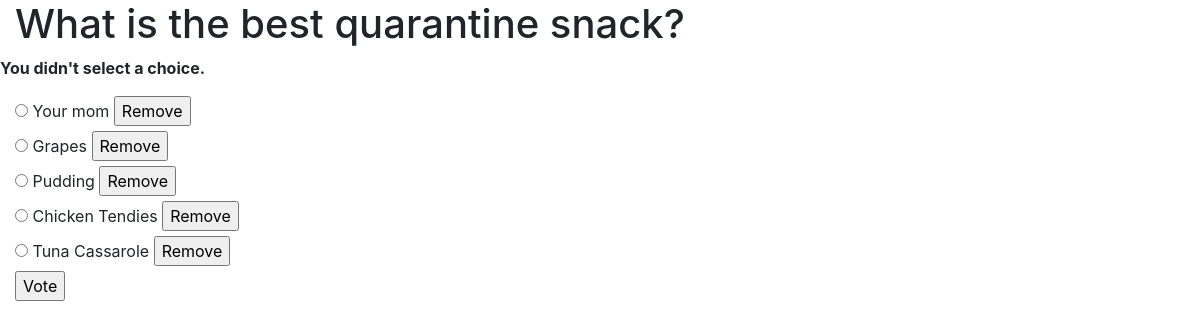
Screenshot of /polls/7/vote/ with the database file from the repository.
### polls/models.py (models this page shows, shortened)
class Question(models.Model):
    question_text = models.CharField(max_length=200)
    pub_date = models.DateTimeField('date published')

class Choice(models.Model):
    question = models.ForeignKey(Question, on_delete=models.CASCADE)
    choice_text = models.CharField(max_length=200)
    votes = models.IntegerField(default=0)

### polls/views.py (the view)
# urls.py: path('<int:question_id>/vote/', views.vote, name='vote'),
def vote(request, question_id):
    question = get_object_or_404(Question, pk=question_id)
    try:
        selected_choice = question.choice_set.get(pk=request.POST['choice'])
    except (KeyError, Choice.DoesNotExist):
        return render(request, 'polls/detail.html', {
            'question': question,
            'error_message': "You didn't select a choice.",
        })
    else:
        selected_choice.votes += 1
        selected_choice.save()
        return HttpResponseRedirect(reverse('polls:results', args=(question.id,)))

### polls/templates/polls/detail.html (shortened to what this page needs)
<link rel="stylesheet" href="https://stackpath.bootstrapcdn.com/bootstrap/4.4.1/css/bootstrap.min.css"
>
<div class="container-fluid">
<h1>{{ question.question_text }}</h1>
</div>
{% if error_message %}<p><strong>{{ error_message }}</strong></p>{% endif %}
<div class="container-fluid">
<form action="{% url 'polls:vote' question.id %}" method="post">
{% for choice in question.choice_set.all %}
    <input type="radio" name="choice" id="choice{{ forloop.counter }}" value="{{ choice.id }}">
    <label for="choice{{ forloop.counter }}">{{ choice.choice_text }}</label>
    <input type="button" name="remove" value="Remove"/><br>
{% endfor %}
<input type="submit" value="Vote">
</form>
</div>

### rows the page displays
Question: question_text "What is the best quarantine snack?"
Choice: choice_text "Your mom"
Choice: choice_text "Grapes"
Choice: choice_text "Pudding"
Choice: choice_text "Chicken Tendies"
Choice: choice_text "Tuna Cassarole"

### other values shown
{{ error_message }} "You didn't select a choice."
